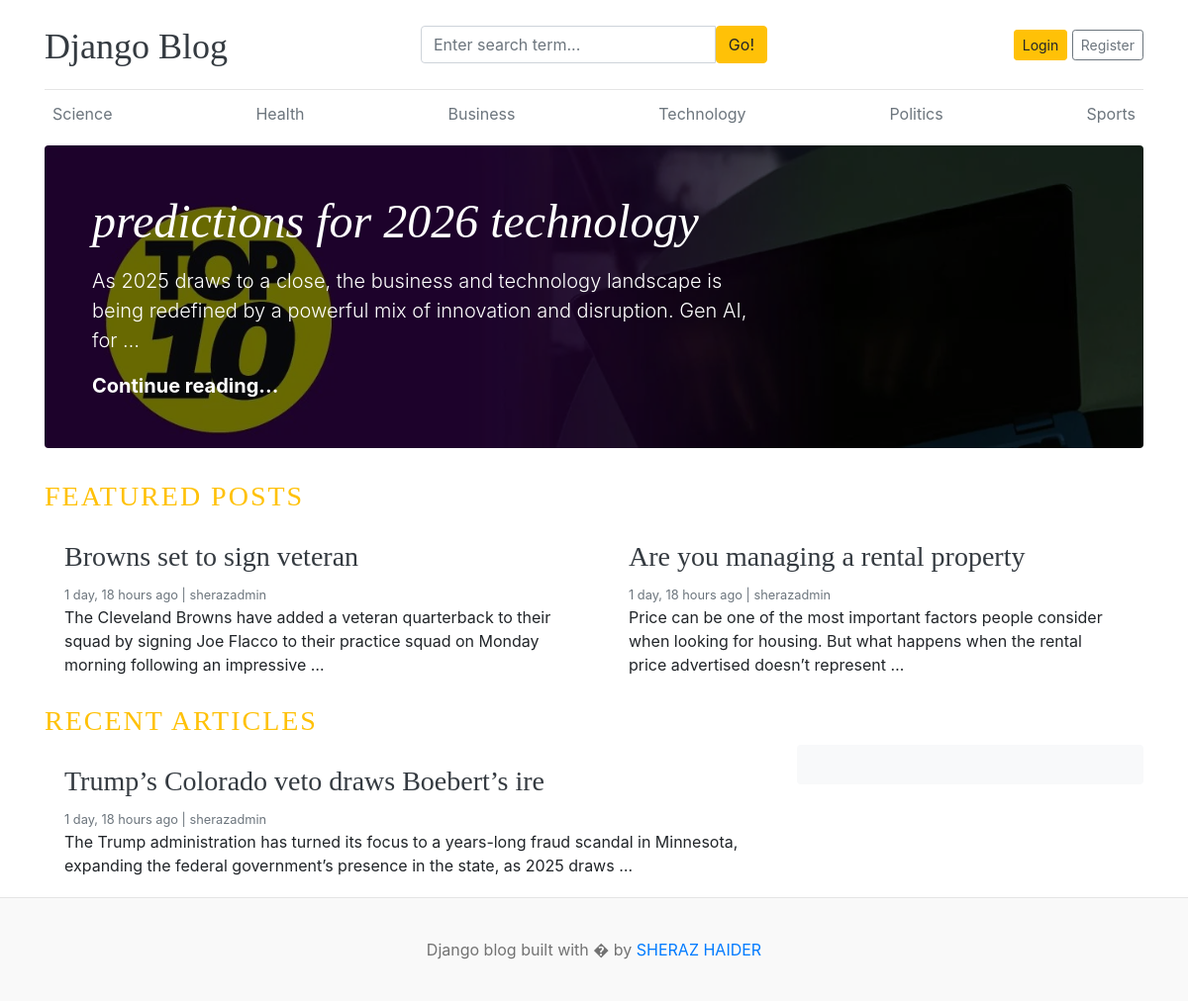
Before: / with the older database file.
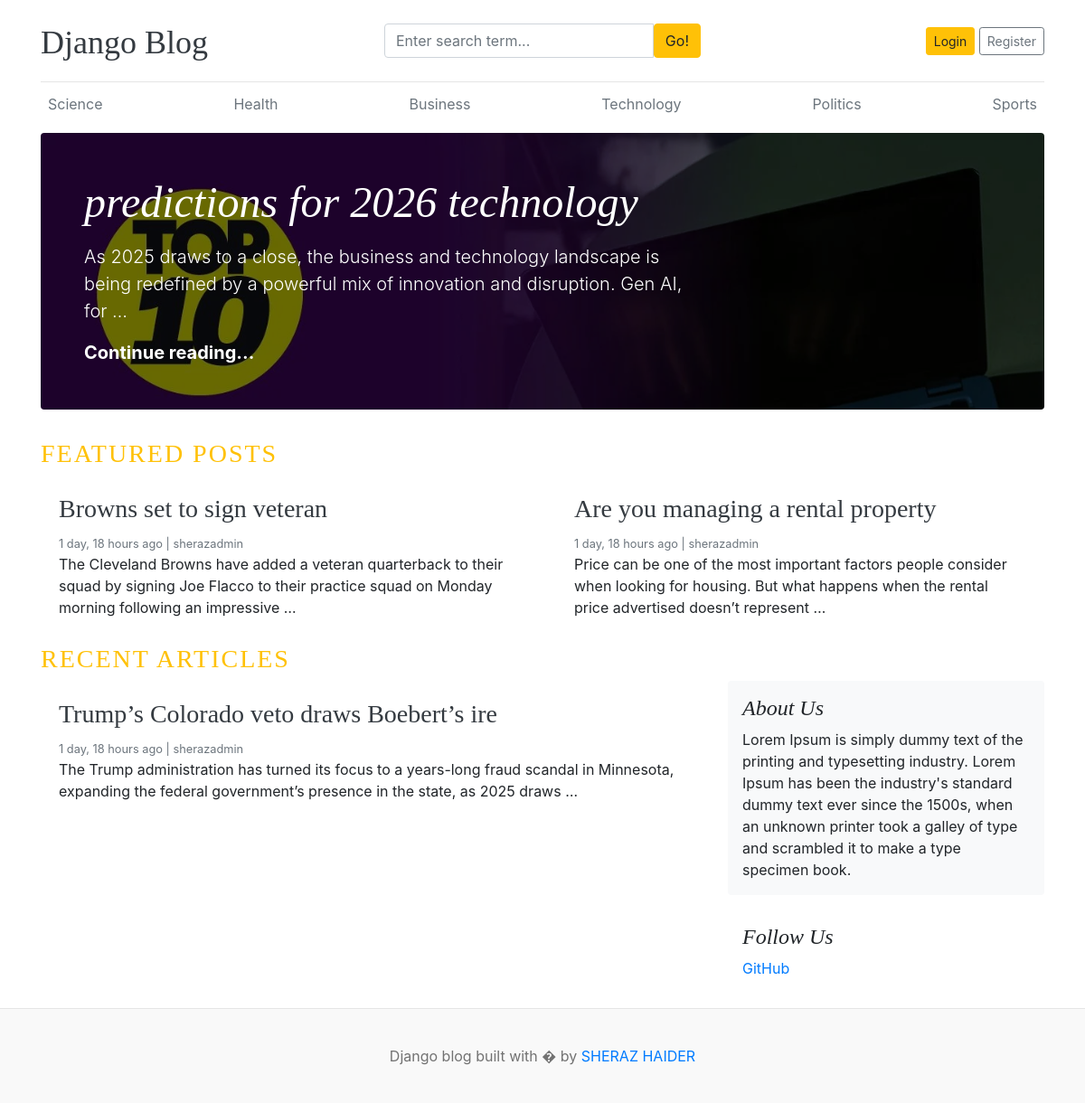
After: the same page with the newer database file.
### blogs/models.py (models this page shows, shortened)
class Catagory(models.Model):
    catagory_name = models.CharField(max_length=50, unique=True)
    created_at = models.DateTimeField(auto_now_add=True)
    updated_at = models.DateTimeField(auto_now=True)
    class Meta:
        verbose_name_plural = "Catagories"

class Blog(models.Model):
    title = models.CharField(max_length=200)
    slug = models.SlugField(max_length=200, unique=True, blank=True)
    catagory = models.ForeignKey(Catagory, on_delete=models.CASCADE)
    author = models.ForeignKey(User, on_delete=models.CASCADE)
    featured_image = models.ImageField(upload_to='uploads/%Y/%m/%d/')
    short_description = models.TextField(max_length=500)
    blog_body = models.TextField(max_length=5000)
    status = models.CharField(max_length=100, choices=STATUS_CHOICES, default='draft')
    is_featured = models.BooleanField(default=False)
    created_at = models.DateTimeField(auto_now_add=True)
    updated_at = models.DateTimeField(auto_now=True)

### assignment/models.py (models this page shows, shortened)
class About(models.Model):
    about_heading = models.CharField(max_length=200)
    about_description = models.TextField(max_length=250)
    created_at = models.DateTimeField(auto_now_add=True)
    updated_at = models.DateTimeField(auto_now=True)
    class Meta:
        verbose_name_plural = "About"

class SocialLink(models.Model):
    platform = models.CharField(max_length=100)
    link = models.URLField(max_length=200)
    created_at = models.DateTimeField(auto_now_add=True)
    updated_at = models.DateTimeField(auto_now=True)
    class Meta:
        verbose_name_plural = "Social Links"

### blog_main/views.py (the view)
# urls.py: path("", views.home, name="home"),
def home(request):
    featured_posts = Blog.objects.filter(is_featured=True,status='published').order_by('updated_at')
    posts = Blog.objects.filter(is_featured = False, status='published')
    try:
        about = About.objects.get()
    except:
        about = None
    context = {
        "featured_post": featured_posts,
        "posts": posts,
        "about": about,
    }
    return render(request, "home.html", context)

### blogs/context_processors.py (called while the page is built)
def get_catagories(request):
    catagories = Catagory.objects.all()
    return dict(catagories=catagories)

def get_social_links(request):
    social_links = SocialLink.objects.all()
    return dict(social_links=social_links)

### templates/home.html (shortened to what this page needs)
{% extends "base.html" %}
{% block content %}
{% for post in featured_post %}
    {% if forloop.first %}
    <div class="jumbotron p-3 p-md-5 text-white rounded bg-dark" style="background-image: url({{ post.featured_image.url}});background-blend-mode: overlay;background-size:cover;">
        <div class="col-md-8 px-0">
        <h1 class="display-4 font-italic">{{ post.title }}</h1>
        <p class="lead my-3">{{ post.short_description | truncatewords:25 }}</p>
        <p class="lead mb-0"><a href="{% url 'blogs' post.slug %}" class="text-white font-weight-bold">Continue reading...</a></p>
        </div>
    </div>
    {% endif %}
{% endfor %}
<h3 class = "text-uppercase text-warning" style="letter-spacing: 2px;">Featured Posts</h3>
  <div class="row mb-2">
    {% for post in featured_post %}
        {% if not forloop.first %}
    <div class="col-md-6">
      <div class="card border-0" >
        <div class="card-body">
          <h3><a href="{% url 'blogs' post.slug %}" class="text-dark">{{ post.title }}</a></h3>
          <small class="mb-1 text-muted">{{ post.created_at|timesince }} ago | {{ post.author }}</small>
          <p class="card-text">{{ post.short_description | truncatewords:25 }}</p>
        </div>
      </div>
    </div>
        {% endif %}
    {% endfor %}
  </div>
  <h3 class = "text-uppercase text-warning" style="letter-spacing: 2px;">Recent Articles</h3>
  <main role="main" class="container p-0">
    <div class="row">
      <div class="col-md-8 blog-main">
        {% for post in posts %}
        <div class="card border-0" >
        <div class="card-body">
          <h3><a href="{% url 'blogs' post.slug %}" class="text-dark">{{ post.title }}</a></h3>
          <small class="mb-1 text-muted">{{ post.created_at|timesince }} ago | {{ post.author }}</small>
          <p class="card-text">{{ post.short_description | truncatewords:25}}</p>
        </div>
      </div>
        {% endfor %}
      </div>
      <aside class="col-md-4 blog-sidebar">
        <div class="p-3 mb-3 bg-light rounded">
          <h4 class="font-italic">{{ about.about_heading }}</h4>
          <p class="mb-0">{{ about.about_description }}</p>
        </div>
        {% if social_links %}
        <div class="p-3">
          <h4 class="font-italic">Follow Us</h4>
          <ol class="list-unstyled">
            {% for link in social_links %}
            <li><a href="{{ link.link }}" target="_blank">{{ link.platform }}</a></li>
        {% endfor %}
          </ol>
        </div>
        {% endif %}
      </aside>
    </div>
  </main>
</div>
{% endblock content %}

### templates/base.html (shortened to what this page needs)
{% load static %}
<!DOCTYPE html>
<html lang="en">
<head>
    <link href="https://getbootstrap.com/docs/4.0/dist/css/bootstrap.min.css" rel="stylesheet">
    <link href="{% static 'css/blog.css' %}" rel="stylesheet">
  </head>
<body>
    <div class="container">
      <header class="blog-header py-3">
        <div class="row flex-nowrap justify-content-between align-items-center">
          <div class="col-4 pt-1">
            <a class="blog-header-logo text-dark" href="/">Django Blog</a>
          </div>
          <div class="col-4">
            <form action="{% url 'search' %}" method="GET">
              <div class="input-group">
                        <input class="form-control" type="text" name="keyword" value="{{ keyword }}" placeholder="Enter search term..." aria-label="Enter search term..." aria-describedby="button-search" />
                        <button type="submit" class="btn btn-warning" id="button-search" type="button">Go!</button>
                    </div>
            </form>
          </div>
          <div class="col-4 d-flex justify-content-end align-items-center">
            <a class="btn btn-sm btn-warning" href="#">Login</a> &nbsp;
            <a class="btn btn-sm btn-outline-secondary" href="#">Register</a>
          </div>
        </div>
      </header>
      <div class="nav-scroller py-1 mb-2">
        <nav class="nav d-flex justify-content-between">
            {% for cat in catagories %}
          <a class="p-2 text-muted" href="{% url 'posts_by_catagory' cat.id %}">{{ cat.catagory_name }}</a>
            {% endfor %}
        </nav>
      </div>
{% block content %}{% endblock content %}
<footer class="blog-footer">
  <p>Django blog built with � by <a href="#">SHERAZ HAIDER</a></p>
</footer>
</body>
</html>

### blog_main/static/css/blog.css (style rules this page uses)
.blog-header { border-bottom: 1px solid #e5e5e5; }
.blog-header-logo { font-family: "Playfair Display", Georgia, "Times New Roman", serif; font-size: 2.25rem; }
h1, h2, h3, h4, h5, h6 { font-family: "Playfair Display", Georgia, "Times New Roman", serif; }
.display-4 { font-size: 2.5rem; }
@media (min-width: 768px) { .display-4 { font-size: 3rem; } }
.blog-footer { padding: 2.5rem 0; color: #727272; text-align: center; background-color: #f9f9f9; border-top: .05rem solid #e5e5e5; }
.blog-footer p:last-child { margin-bottom: 0; }

Changed rows visible on the page:
added About: about_heading "About Us", about_description "Lorem Ipsum is simply dummy text of the printing and typesetting industry. Lorem Ipsum has been the industry's standard dummy text ever since the 1500s, when an unknown printer took a galley of type and scrambled it to make a type specimen book."
added SocialLink: platform "GitHub"
Other visible differences:
text now shown: "Follow Us"
